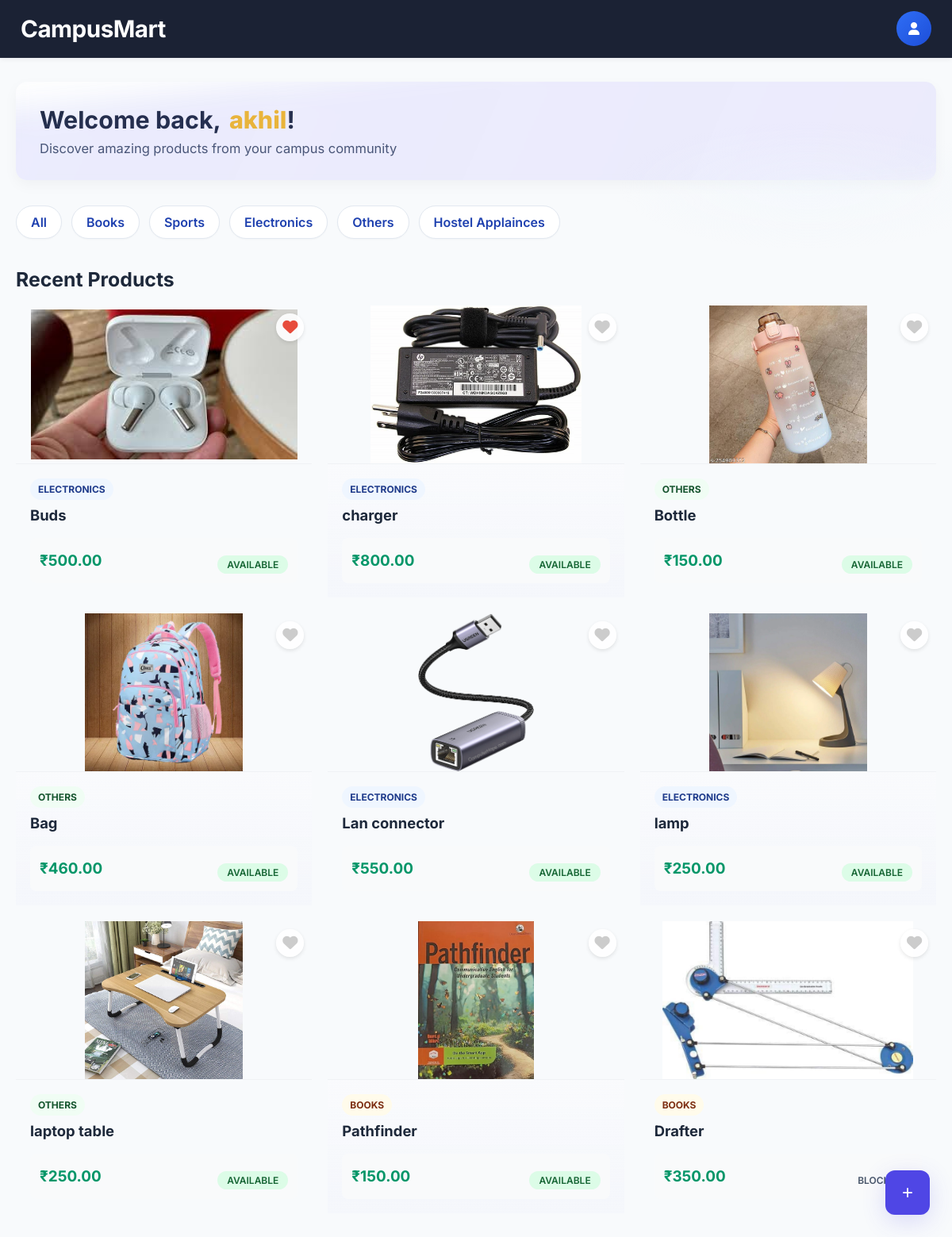
The page /dashboard/ (signed in) on the database its author committed.
### campusmart/marketplace/models.py (models this page shows, shortened)
class User(AbstractUser):
    USER_ROLES = (('user', 'User'), ('admin', 'Admin'))
    role = models.CharField(max_length=10, choices=USER_ROLES, default='user')
    name = models.CharField(max_length=150, blank=True)
    phone_number = models.CharField(max_length=15, blank=True, null=True)
    profile_image = models.ImageField(upload_to='profiles/', blank=True, null=True)
    bio = models.TextField(blank=True, null=True)
    college_name = models.CharField(max_length=255, blank=True, null=True)
    college_id = models.CharField(max_length=50, blank=True, null=True)
    branch = models.CharField(max_length=100, blank=True, null=True)
    hostel_block = models.CharField(max_length=50, blank=True, null=True)
    room_no = models.CharField(max_length=20, blank=True, null=True)
    is_admin_user = models.BooleanField(default=False)
    is_verified = models.BooleanField(default=False)
    is_blocked = models.BooleanField(default=False)
    otp_code = models.CharField(max_length=6, blank=True, null=True)
    otp_created_at = models.DateTimeField(blank=True, null=True)

class Category(models.Model):
    name = models.CharField(max_length=100)
    icon = models.CharField(max_length=50, blank=True)
    created_at = models.DateTimeField(auto_now_add=True)
    class Meta:
        verbose_name_plural = "Categories"

class Product(models.Model):
    STATUS_CHOICES = (
        ('available', 'Available'),
        ('sold', 'Sold'),
        ('in_progress', 'In Progress'),
        ('blocked', 'Blocked')
    )
    id = models.UUIDField(primary_key=True, default=uuid.uuid4, editable=False)
    title = models.CharField(max_length=200)
    description = models.TextField()
    category = models.ForeignKey(Category, on_delete=models.CASCADE)
    cost = models.DecimalField(max_digits=10, decimal_places=2)
    seller = models.ForeignKey(settings.AUTH_USER_MODEL, on_delete=models.CASCADE, related_name='products_sold')
    buyer = models.ForeignKey(settings.AUTH_USER_MODEL, on_delete=models.SET_NULL, null=True, blank=True, related_name='products_bought')
    status = models.CharField(max_length=20, choices=STATUS_CHOICES, default='available')
    image = models.ImageField(upload_to='products/')
    created_at = models.DateTimeField(auto_now_add=True)
    updated_at = models.DateTimeField(auto_now=True)
    is_approved = models.BooleanField(default=True)
    class Meta:
        ordering = ['-created_at']

### campusmart/marketplace/views.py (the view)
# urls.py: path('dashboard/', views.dashboard, name='dashboard'),
@login_required
def dashboard(request):
    if getattr(request.user, 'is_admin_user', False):
        return redirect('admin_dashboard')
    products = Product.objects.all().order_by('-created_at')[:12]
    categories = Category.objects.all()
    user_products_count = Product.objects.filter(seller=request.user).count()
    context = {
        'products': products,
        'categories': categories,
        'user': request.user,
        'total_products': Product.objects.count(),
        'user_products_count': user_products_count,
        'published_count': user_products_count,  # For consistency with user_details template
        'favorite_ids': list(Favorite.objects.filter(user=request.user).values_list('product_id', flat=True))
    }
    return render(request, 'dashboard_v2.html', context)

### campusmart/marketplace/templates/dashboard_v2.html (shortened to what this page needs)
<!DOCTYPE html>
{% load static %}
<html lang="en">
<head>
    <link rel="stylesheet" href="https://cdnjs.cloudflare.com/ajax/libs/font-awesome/6.5.0/css/all.min.css">
    <link rel="stylesheet" href="{% static 'marketplace/css/theme.css' %}">
</head>
<body>
    <nav class="navbar">
        <div class="logo" onclick="window.location.href='/dashboard/'">CampusMart</div>
        <div class="user-menu">
            <div class="user-avatar" onclick="window.location.href='/user-details/'" title="User Profile">
                <i class="fas fa-user"></i>
            </div>
        </div>
    </nav>
    <div class="container">
        <div class="welcome-section welcome-container">
            <h1>Welcome back, <span class="welcome-name"><span class="name-highlight">{{ user.first_name }}</span></span>!</h1>
            <p>Discover amazing products from your campus community</p>
        </div>
        <div class="categories-section">
            <div class="categories-grid">
                <div class="category-chip" onclick="filterProducts(event,'all')">All</div>
                {% for category in categories %}
                <div class="category-chip" onclick="filterProducts(event,'{{ category.name|lower }}')">{{ category.name }}</div>
                {% endfor %}
            </div>
        </div>
        <div class="products-section">
            <h2>Recent Products</h2>
            <div class="products-grid" id="products-grid">
                {% if products %}
                {% for product in products %}
                <div class="product-card card-{{ product.category.name|lower }}"
                    data-category="{{ product.category.name|lower }}" onclick="goToProduct('{{ product.id }}')">
                    <div class="product-image">
                        {% if product.image %}
                        <img src="{{ product.image.url }}" alt="{{ product.title }}">
                        {% else %}
                        <div class="placeholder">📦</div>
                        {% endif %}
                        <div class="favorite-btn {% if product.id in favorite_ids %}active{% endif %}"
                            onclick="event.stopPropagation(); toggleFavorite(event, '{{ product.id }}')"
                            title="Add to Favorites">
                            <i class="fas fa-heart"></i>
                        </div>
                    </div>
                    <div class="product-info">
                        <div class="info-main">
                            <div class="product-category"><span
                                    class="category-label category-{{ product.category.name|lower }}">{{ product.category.name }}</span></div>
                            <div class="product-title">{{ product.title }}</div>
                        </div>
                        <div class="info-footer">
                            <div class="product-price">₹{{ product.cost }}</div>
                            <div>
                                <span class="product-status status-{{ product.status }} status-badge">{{ product.get_status_display }}</span>
                            </div>
                        </div>
                    </div>
                </div>
                {% endfor %}
                {% else %}
                <div class="empty-state">
                    <h3>No products available</h3>
                    <p>Be the first to upload a product!</p>
                </div>
                {% endif %}
            </div>
        </div>
    </div>
    <button class="floating-btn" onclick="window.location.href='/upload-product/'" title="Upload Product">+</button>
</body>
</html>

### campusmart/marketplace/templates/dashboard_v2.html (style rules this page uses)
.favorite-btn { position: absolute; top: 10px; right: 10px; background: rgba(255, 255, 255, 0.9); border-radius: 50%; width: 35px; height: 35px; display: flex; align-items: center; justify-content: center; cursor: pointer; transition: all 0.3s ease; box-shadow: 0 2px 5px rgba(0, 0, 0, 0.1); z-index: 10; }
.favorite-btn i { color: #ccc; font-size: 1.2em; transition: color 0.3s ease; }
.favorite-btn.active i { color: #e74c3c; }

### rows shown on the page
User: first_name "akhil"
Category: name "Books"
Category: name "Sports"
Category: name "Electronics"
Category: name "Others"
Category: name "Hostel Applainces"
Product: image (picture), category.name "ELECTRONICS", title "Buds", cost "500.00", status "AVAILABLE"
Product: image (picture), category.name "ELECTRONICS", title "charger", cost "800.00", status "AVAILABLE"
Product: image (picture), category.name "OTHERS", title "Bottle", cost "150.00", status "AVAILABLE"
Product: image (picture), category.name "OTHERS", title "Bag", cost "460.00", status "AVAILABLE"
Product: image (picture), category.name "ELECTRONICS", title "Lan connector", cost "550.00", status "AVAILABLE"
Product: image (picture), category.name "ELECTRONICS", title "lamp", cost "250.00", status "AVAILABLE"
Product: image (picture), category.name "OTHERS", title "laptop table", cost "250.00", status "AVAILABLE"
Product: image (picture), category.name "BOOKS", title "Pathfinder", cost "150.00", status "AVAILABLE"
Product: image (picture), category.name "BOOKS", title "Drafter", cost "350.00", status "BLOCKED"
